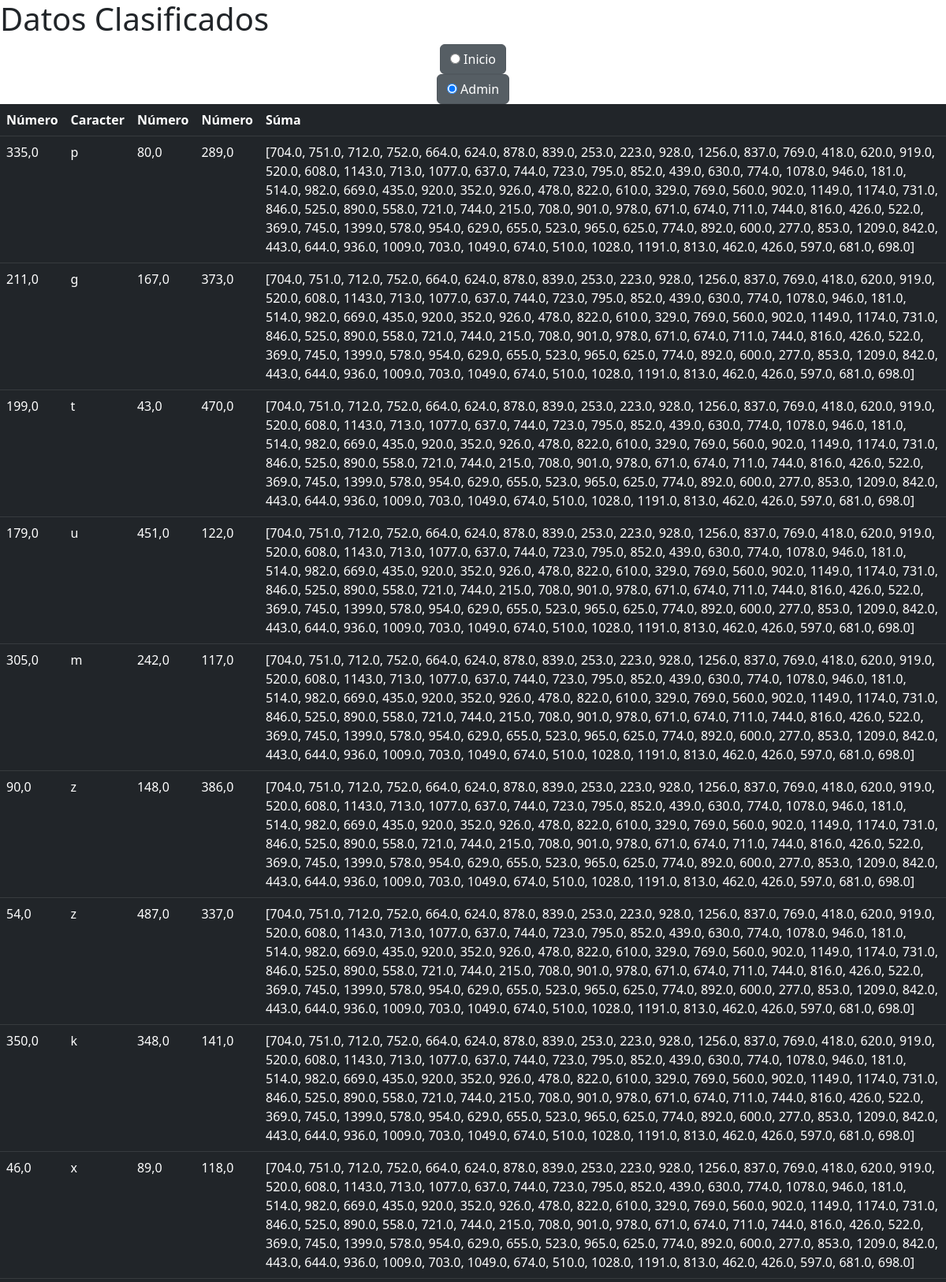
The page /blog2/ (upper part) on the database its author committed.
### blog2/models.py (models this page shows, shortened)
class Datos(models.Model):
    x1 = models.FloatField()
    x2 = models.TextField()
    x3 = models.FloatField()
    x4 = models.FloatField()

### blog2/views.py (the view)
# urls.py: path('blog2/', views.muestra_datos, name='blog2'),
def muestra_datos(request):
    consulta = Datos.objects.all()
    listaSuma=calculaSuma(consulta)
    contexto = {'Datos' : consulta, 'suma':listaSuma}
    return render(request, 'blog2/blog2.html',contexto)

### blog2/views.py (called while the page is built)
def calculaSuma(l):
        listaSuma=[]
        for i in l:
            r=i.x1 + i.x3 + i.x4
            listaSuma.append(r)
        return listaSuma

### blog2/templates/blog2/blog2.html (shortened to what this page needs)
<!doctype html>
<html lang="en">
  <head>
    <link href="https://cdn.jsdelivr.net/npm/bootstrap@5.2.1/dist/css/bootstrap.min.css" rel="stylesheet">
<link rel="stylesheet" href="https://pyscript.net/alpha/pyscript.css"  />
</head>
  <body>
    <h1>Datos Clasificados</h1>
    <div style= "text-align: center;">
      <label class="btn btn-secondary active">
        <input type="radio" name="options" id="option1" autocomplete="off" onclick="location.href='http://127.0.0.1:8000/'" checked> Inicio
      </label>
    </div>
    <div style= "text-align: center;">
      <label class="btn btn-secondary active">
        <input type="radio" name="options" id="option1" autocomplete="off" onclick="location.href='http://127.0.0.1:8000/blog2/'" checked> Admin
      </label>
    </div>
    <table class="table table-dark">
    <thead>
      <tr>
        <th scope="col">Número</th>
        <th scope="col">Caracter</th>
        <th scope="col">Número</th>
        <th scope="col">Número</th>
        <th scope="col">Súma</th>
      </tr>
    </thead>
    <tbody>
        {% for dato in Datos %}
      <tr>
        <td>{{dato.x1}}</td>
        <td>{{dato.x2}}</td>
        <td>{{dato.x3}}</td>
        <td>{{dato.x4}}</td>
        <td>{{suma}}</td>
      </tr>
      {% endfor %}
    </tbody>
  </table>
</body>
</html>

### rows shown on the page
Datos: x1 "335,0", x2 "p", x3 "80,0", x4 "289,0", suma "[704.0, 751.0, 712.0, 752.0, 664.0, 624.0, 878.0, 839.0, 253.0, 223.0, 928.0, 1256.0, 837.0, 769.0, 418.0, 620.0, 919.0, 520.0, 608.0, 1143.0, 713.0, 1077.0, 637.0, 744.0, 723.0, 795.0, 852.0, 439.0, 630.0, 774.0, 1078.0, 946.0, 181.0, 514.0, 982.0, 669.0, 435.0, 920.0, 352.0, 926.0, 478.0, 822.0, 610.0, 329.0, 769.0, 560.0, 902.0, 1149.0, 1174.0, 731.0, 846.0, 525.0, 890.0, 558.0, 721.0, 744.0, 215.0, 708.0, 901.0, 978.0, 671.0, 674.0, 711.0, 744.0, 816.0, 426.0, 522.0, 369.0, 745.0, 1399.0, 578.0, 954.0, 629.0, 655.0, 523.0, 965.0, 625.0, 774.0, 892.0, 600.0, 277.0, 853.0, 1209.0, 842.0, 443.0, 644.0, 936.0, 1009.0, 703.0, 1049.0, 674.0, 510.0, 1028.0, 1191.0, 813.0, 462.0, 426.0, 597.0,…"
Datos: x1 "211,0", x2 "g", x3 "167,0", x4 "373,0", suma "[704.0, 751.0, 712.0, 752.0, 664.0, 624.0, 878.0, 839.0, 253.0, 223.0, 928.0, 1256.0, 837.0, 769.0, 418.0, 620.0, 919.0, 520.0, 608.0, 1143.0, 713.0, 1077.0, 637.0, 744.0, 723.0, 795.0, 852.0, 439.0, 630.0, 774.0, 1078.0, 946.0, 181.0, 514.0, 982.0, 669.0, 435.0, 920.0, 352.0, 926.0, 478.0, 822.0, 610.0, 329.0, 769.0, 560.0, 902.0, 1149.0, 1174.0, 731.0, 846.0, 525.0, 890.0, 558.0, 721.0, 744.0, 215.0, 708.0, 901.0, 978.0, 671.0, 674.0, 711.0, 744.0, 816.0, 426.0, 522.0, 369.0, 745.0, 1399.0, 578.0, 954.0, 629.0, 655.0, 523.0, 965.0, 625.0, 774.0, 892.0, 600.0, 277.0, 853.0, 1209.0, 842.0, 443.0, 644.0, 936.0, 1009.0, 703.0, 1049.0, 674.0, 510.0, 1028.0, 1191.0, 813.0, 462.0, 426.0, 597.0,…"
Datos: x1 "199,0", x2 "t", x3 "43,0", x4 "470,0", suma "[704.0, 751.0, 712.0, 752.0, 664.0, 624.0, 878.0, 839.0, 253.0, 223.0, 928.0, 1256.0, 837.0, 769.0, 418.0, 620.0, 919.0, 520.0, 608.0, 1143.0, 713.0, 1077.0, 637.0, 744.0, 723.0, 795.0, 852.0, 439.0, 630.0, 774.0, 1078.0, 946.0, 181.0, 514.0, 982.0, 669.0, 435.0, 920.0, 352.0, 926.0, 478.0, 822.0, 610.0, 329.0, 769.0, 560.0, 902.0, 1149.0, 1174.0, 731.0, 846.0, 525.0, 890.0, 558.0, 721.0, 744.0, 215.0, 708.0, 901.0, 978.0, 671.0, 674.0, 711.0, 744.0, 816.0, 426.0, 522.0, 369.0, 745.0, 1399.0, 578.0, 954.0, 629.0, 655.0, 523.0, 965.0, 625.0, 774.0, 892.0, 600.0, 277.0, 853.0, 1209.0, 842.0, 443.0, 644.0, 936.0, 1009.0, 703.0, 1049.0, 674.0, 510.0, 1028.0, 1191.0, 813.0, 462.0, 426.0, 597.0,…"
Datos: x1 "179,0", x2 "u", x3 "451,0", x4 "122,0", suma "[704.0, 751.0, 712.0, 752.0, 664.0, 624.0, 878.0, 839.0, 253.0, 223.0, 928.0, 1256.0, 837.0, 769.0, 418.0, 620.0, 919.0, 520.0, 608.0, 1143.0, 713.0, 1077.0, 637.0, 744.0, 723.0, 795.0, 852.0, 439.0, 630.0, 774.0, 1078.0, 946.0, 181.0, 514.0, 982.0, 669.0, 435.0, 920.0, 352.0, 926.0, 478.0, 822.0, 610.0, 329.0, 769.0, 560.0, 902.0, 1149.0, 1174.0, 731.0, 846.0, 525.0, 890.0, 558.0, 721.0, 744.0, 215.0, 708.0, 901.0, 978.0, 671.0, 674.0, 711.0, 744.0, 816.0, 426.0, 522.0, 369.0, 745.0, 1399.0, 578.0, 954.0, 629.0, 655.0, 523.0, 965.0, 625.0, 774.0, 892.0, 600.0, 277.0, 853.0, 1209.0, 842.0, 443.0, 644.0, 936.0, 1009.0, 703.0, 1049.0, 674.0, 510.0, 1028.0, 1191.0, 813.0, 462.0, 426.0, 597.0,…"
Datos: x1 "305,0", x2 "m", x3 "242,0", x4 "117,0", suma "[704.0, 751.0, 712.0, 752.0, 664.0, 624.0, 878.0, 839.0, 253.0, 223.0, 928.0, 1256.0, 837.0, 769.0, 418.0, 620.0, 919.0, 520.0, 608.0, 1143.0, 713.0, 1077.0, 637.0, 744.0, 723.0, 795.0, 852.0, 439.0, 630.0, 774.0, 1078.0, 946.0, 181.0, 514.0, 982.0, 669.0, 435.0, 920.0, 352.0, 926.0, 478.0, 822.0, 610.0, 329.0, 769.0, 560.0, 902.0, 1149.0, 1174.0, 731.0, 846.0, 525.0, 890.0, 558.0, 721.0, 744.0, 215.0, 708.0, 901.0, 978.0, 671.0, 674.0, 711.0, 744.0, 816.0, 426.0, 522.0, 369.0, 745.0, 1399.0, 578.0, 954.0, 629.0, 655.0, 523.0, 965.0, 625.0, 774.0, 892.0, 600.0, 277.0, 853.0, 1209.0, 842.0, 443.0, 644.0, 936.0, 1009.0, 703.0, 1049.0, 674.0, 510.0, 1028.0, 1191.0, 813.0, 462.0, 426.0, 597.0,…"
Datos: x1 "90,0", x2 "z", x3 "148,0", x4 "386,0", suma "[704.0, 751.0, 712.0, 752.0, 664.0, 624.0, 878.0, 839.0, 253.0, 223.0, 928.0, 1256.0, 837.0, 769.0, 418.0, 620.0, 919.0, 520.0, 608.0, 1143.0, 713.0, 1077.0, 637.0, 744.0, 723.0, 795.0, 852.0, 439.0, 630.0, 774.0, 1078.0, 946.0, 181.0, 514.0, 982.0, 669.0, 435.0, 920.0, 352.0, 926.0, 478.0, 822.0, 610.0, 329.0, 769.0, 560.0, 902.0, 1149.0, 1174.0, 731.0, 846.0, 525.0, 890.0, 558.0, 721.0, 744.0, 215.0, 708.0, 901.0, 978.0, 671.0, 674.0, 711.0, 744.0, 816.0, 426.0, 522.0, 369.0, 745.0, 1399.0, 578.0, 954.0, 629.0, 655.0, 523.0, 965.0, 625.0, 774.0, 892.0, 600.0, 277.0, 853.0, 1209.0, 842.0, 443.0, 644.0, 936.0, 1009.0, 703.0, 1049.0, 674.0, 510.0, 1028.0, 1191.0, 813.0, 462.0, 426.0, 597.0,…"
Datos: x1 "54,0", x2 "z", x3 "487,0", x4 "337,0", suma "[704.0, 751.0, 712.0, 752.0, 664.0, 624.0, 878.0, 839.0, 253.0, 223.0, 928.0, 1256.0, 837.0, 769.0, 418.0, 620.0, 919.0, 520.0, 608.0, 1143.0, 713.0, 1077.0, 637.0, 744.0, 723.0, 795.0, 852.0, 439.0, 630.0, 774.0, 1078.0, 946.0, 181.0, 514.0, 982.0, 669.0, 435.0, 920.0, 352.0, 926.0, 478.0, 822.0, 610.0, 329.0, 769.0, 560.0, 902.0, 1149.0, 1174.0, 731.0, 846.0, 525.0, 890.0, 558.0, 721.0, 744.0, 215.0, 708.0, 901.0, 978.0, 671.0, 674.0, 711.0, 744.0, 816.0, 426.0, 522.0, 369.0, 745.0, 1399.0, 578.0, 954.0, 629.0, 655.0, 523.0, 965.0, 625.0, 774.0, 892.0, 600.0, 277.0, 853.0, 1209.0, 842.0, 443.0, 644.0, 936.0, 1009.0, 703.0, 1049.0, 674.0, 510.0, 1028.0, 1191.0, 813.0, 462.0, 426.0, 597.0,…"
Datos: x1 "350,0", x2 "k", x3 "348,0", x4 "141,0", suma "[704.0, 751.0, 712.0, 752.0, 664.0, 624.0, 878.0, 839.0, 253.0, 223.0, 928.0, 1256.0, 837.0, 769.0, 418.0, 620.0, 919.0, 520.0, 608.0, 1143.0, 713.0, 1077.0, 637.0, 744.0, 723.0, 795.0, 852.0, 439.0, 630.0, 774.0, 1078.0, 946.0, 181.0, 514.0, 982.0, 669.0, 435.0, 920.0, 352.0, 926.0, 478.0, 822.0, 610.0, 329.0, 769.0, 560.0, 902.0, 1149.0, 1174.0, 731.0, 846.0, 525.0, 890.0, 558.0, 721.0, 744.0, 215.0, 708.0, 901.0, 978.0, 671.0, 674.0, 711.0, 744.0, 816.0, 426.0, 522.0, 369.0, 745.0, 1399.0, 578.0, 954.0, 629.0, 655.0, 523.0, 965.0, 625.0, 774.0, 892.0, 600.0, 277.0, 853.0, 1209.0, 842.0, 443.0, 644.0, 936.0, 1009.0, 703.0, 1049.0, 674.0, 510.0, 1028.0, 1191.0, 813.0, 462.0, 426.0, 597.0,…"
Datos: x1 "46,0", x2 "x", x3 "89,0", x4 "118,0", suma "[704.0, 751.0, 712.0, 752.0, 664.0, 624.0, 878.0, 839.0, 253.0, 223.0, 928.0, 1256.0, 837.0, 769.0, 418.0, 620.0, 919.0, 520.0, 608.0, 1143.0, 713.0, 1077.0, 637.0, 744.0, 723.0, 795.0, 852.0, 439.0, 630.0, 774.0, 1078.0, 946.0, 181.0, 514.0, 982.0, 669.0, 435.0, 920.0, 352.0, 926.0, 478.0, 822.0, 610.0, 329.0, 769.0, 560.0, 902.0, 1149.0, 1174.0, 731.0, 846.0, 525.0, 890.0, 558.0, 721.0, 744.0, 215.0, 708.0, 901.0, 978.0, 671.0, 674.0, 711.0, 744.0, 816.0, 426.0, 522.0, 369.0, 745.0, 1399.0, 578.0, 954.0, 629.0, 655.0, 523.0, 965.0, 625.0, 774.0, 892.0, 600.0, 277.0, 853.0, 1209.0, 842.0, 443.0, 644.0, 936.0, 1009.0, 703.0, 1049.0, 674.0, 510.0, 1028.0, 1191.0, 813.0, 462.0, 426.0, 597.0,…"
